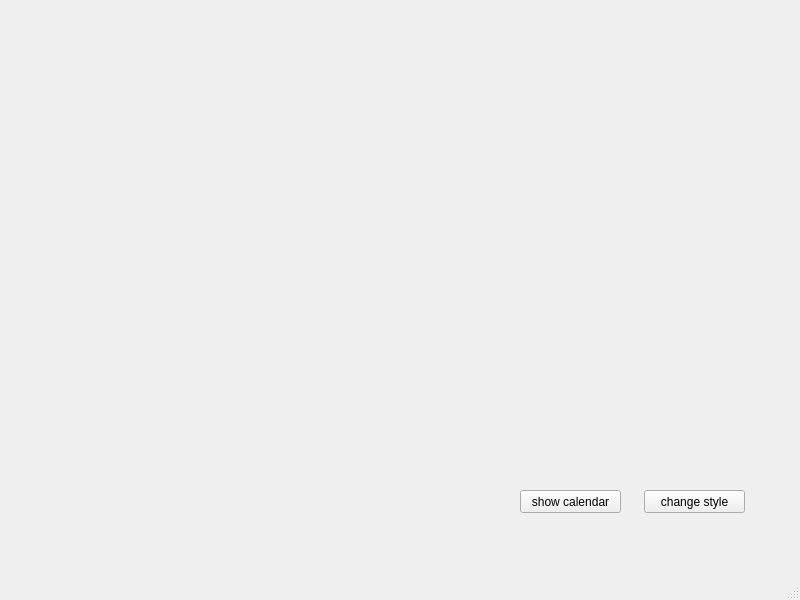
<?xml version="1.0" encoding="UTF-8"?>
<ui version="4.0">
 <class>MainWindow</class>
 <widget class="QMainWindow" name="MainWindow">
  <property name="geometry">
   <rect>
    <x>0</x>
    <y>0</y>
    <width>800</width>
    <height>600</height>
   </rect>
  </property>
  <property name="windowTitle">
   <string>MainWindow</string>
  </property>
  <property name="styleSheet">
   <string notr="true"/>
  </property>
  <widget class="QWidget" name="centralwidget">
   <widget class="QPushButton" name="btn_changestyle">
    <property name="geometry">
     <rect>
      <x>644</x>
      <y>490</y>
      <width>101</width>
      <height>23</height>
     </rect>
    </property>
    <property name="text">
     <string>change style</string>
    </property>
   </widget>
   <widget class="QPushButton" name="pushButton">
    <property name="geometry">
     <rect>
      <x>520</x>
      <y>490</y>
      <width>101</width>
      <height>23</height>
     </rect>
    </property>
    <property name="text">
     <string>show calendar</string>
    </property>
   </widget>
  </widget>
  <widget class="QMenuBar" name="menubar">
   <property name="geometry">
    <rect>
     <x>0</x>
     <y>0</y>
     <width>800</width>
     <height>23</height>
    </rect>
   </property>
  </widget>
  <widget class="QStatusBar" name="statusbar"/>
 </widget>
 <resources/>
 <connections/>
</ui>
